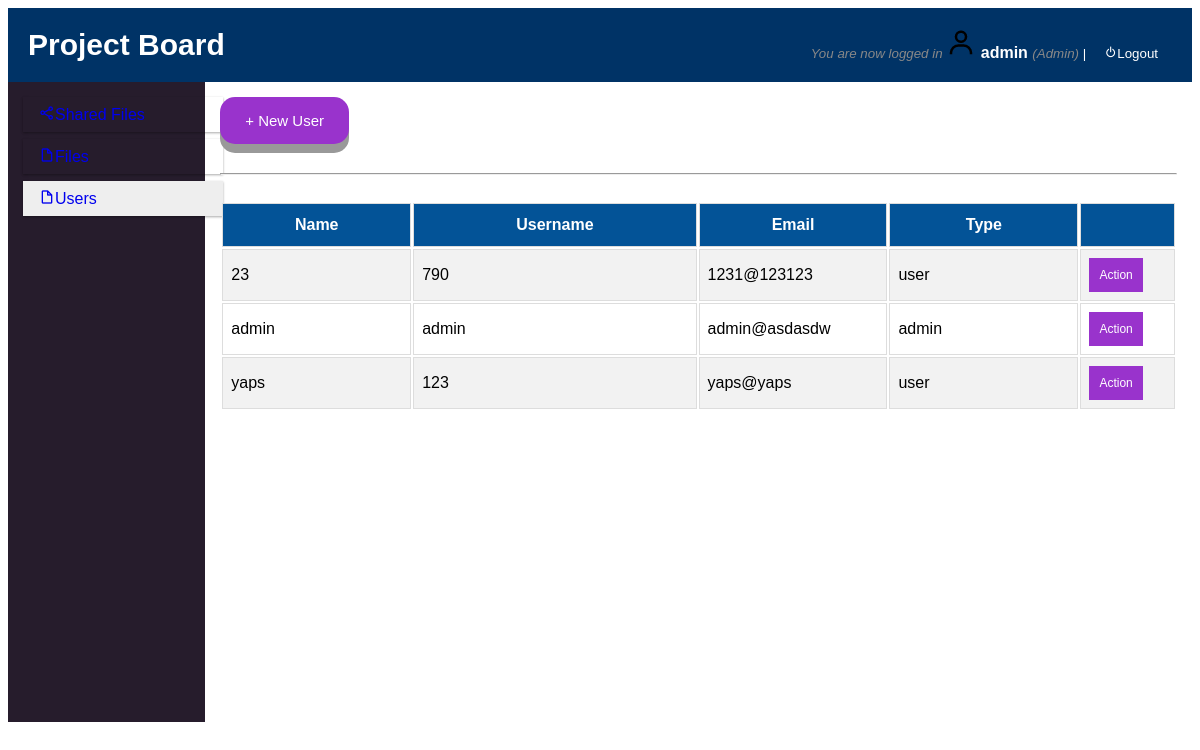
Screenshot of /admin/index.php?page=users (signed in) with the database file from the repository.
### tables this page shows
CREATE TABLE `users` (
  `user_id` int(10) NOT NULL,
  `username` varchar(100) NOT NULL,
  `name` varchar(100) NOT NULL,
  `email` varchar(100) NOT NULL,
  `user_type` varchar(100) NOT NULL,
  `password` varchar(100) NOT NULL
);

### admin/users.php (the view, shortened to what this page needs)
<!DOCTYPE html>
<?php
$conn = mysqli_connect("localhost","root","") or die (mysqli_error($conn));
$sql = "SELECT * FROM users";
$q = mysqli_query($conn,$sql) or die (mysqli_error($conn));
?>
<html>
<head>
	<link rel = "stylesheet" type="text/css" href="../css/create_user.css" />
	<link href='https://unpkg.com/boxicons@2.0.9/css/boxicons.min.css' rel='stylesheet'>
</head>
<body>
<div class="button-align">
		<div class="first-modal">
			<button class="modal-button" href="#myModal1"> + New User</button>
		</div>
</div>
	<br>
	<hr>
	<br>
	<div id="tbody">
		<table width="100%">
			<tr>
				<th width="20%">Name</th>
			    <th width="30%">Username</th>
			    <th width="20%">Email</th>
			    <th width="20%">Type</th>
			    <th width="30%"></th>
			</tr>
			<?php
						while($r = mysqli_fetch_assoc($q))
						{
					?>
			 	<tr>
			 		<td><?php echo $r['name'];?></td>
					<td><?php echo $r['username'];?></td>
					<td><?php echo $r['email'];?></td>
					<td><?php echo $r['user_type'];?></td>
					<td>
						<div class="dropdown">
						  <button class="dropbtn">Action</button>
						</div>
					</td>
			 	</tr>
			 		<?php
						}
					?>
		</table>
	</div>
</body>
</html>

### admin/index.php (shortened to what this page needs)
<?php $load = (isset($_GET['page']) && $_GET['page'] != '') ? $_GET['page'] : '';?>
<!DOCTYPE html>
<html>
<head>
	<link rel = "stylesheet" type="text/css" href="../css/responsive.css" />
	<link href='https://unpkg.com/boxicons@2.0.9/css/boxicons.min.css' rel='stylesheet'>
</head>
<body>
	<div class="header">
		<div class="navbar">
			<ul>
				<li style="font-size: 30px; font-weight: bold;">Project Board</li>
				<li style="float: right;"><small>
                  <i style="color: #888;"><?php if (isset($_SESSION['success'])) : ?>
                            <?php
                              echo $_SESSION['success'];
                            ?>
                          <?php endif ?></i>
              </small><img src="../images/user.png" >
                   <?php  if (isset($_SESSION['user'])) : ?>
                      <strong><?php echo $_SESSION['user']['name']; ?></strong>
                      <small>
                        <i  style="color: #888;">(<?php echo ucfirst($_SESSION['user']['user_type']); ?>)</i>
                        | <a href="../index.php?logout='1'" style="color: white;"> <i class='bx bx-power-off' ></i>Logout</a>
                      </small>
                    <?php endif ?></li>
			</ul>
		</div>
	</div>
	<div class="row">
		<div class="col-2 col-s-2 sidebar">
			<ul>
		      <li <?php if($load == 'share') {echo 'class="active"';} ?>><a href="index.php?page=share"><i class='bx bx-share-alt'></i>Shared Files</a></li>
		      <li <?php if($load == 'files') {echo 'class="active"';} ?>><a href="index.php?page=files"><i class='bx bx-file-blank'></i>Files</a></li>
		      <li <?php if($load == 'users') {echo 'class="active"';} ?>><a href="index.php?page=users"><i class='bx bx-file-blank'></i>Users</a></li>
		    </ul>
		</div>
		<div class="col-10 col-s-9 content">
			<?php
	          switch ($load) {
	            case 'users':
	              require_once('users.php');
	              break;
	          	}
			?>
		</div>
	</div>
</body>
</html>

### css/responsive.css (style rules this page uses)
* { box-sizing: border-box; }
.row::after { content: ""; clear: both; display: table; }
[class*="col-"] { float: left; padding: 15px; }
html { font-family: "Lucida Sans", sans-serif; }
.header { background-color: #003366; color: #ffffff; padding: 20px; }
.navbar ul { list-style-type: none; margin: 0; padding: 0; }
.navbar li { display: inline; }
.navbar li a { color: white; text-decoration: none; padding: 12px 14px; }
.sidebar { height: 640px; background-color: #261C2C; }
.sidebar ul { list-style-type: none; margin: 0; padding: 0; width: 200px; height: 200px; }
.sidebar li a { display: block; padding: 8px 16px; text-decoration: none; margin-bottom: 7px; box-shadow: 0 1px 3px rgba(0,0,0,0.12), 0 1px 2px rgba(0,0,0,0.24); }
.sidebar li.active { background-color: #eee; }
[class*="col-"] { width: 100%; }
@media only screen and (min-width: 600px) { .col-s-2 { width: 16.66%; } }
@media only screen and (min-width: 600px) { .col-s-9 { width: 75%; } }
@media only screen and (min-width: 768px) { .col-2 { width: 16.66%; } }
@media only screen and (min-width: 768px) { .col-10 { width: 83.33%; } }

### css/create_user.css (style rules this page uses)
.button-align { height: 50px; }
.first-modal { width: 150px; float: left; }
.first-modal button { display: inline-block; padding: 15px 25px; font-size: 15px; cursor: pointer; text-align: center; text-decoration: none; outline: none; color: #fff; background-color: #9933cc; border: none; border-radius: 15px; box-shadow: 0 9px #999; }
#tbody { font-family: Arial, Helvetica, sans-serif; border-collapse: collapse; width: 100%; }
#tbody td, th { border: 1px solid #ddd; padding: 8px; }
#tbody tr:nth-child(even) { background-color: #f2f2f2; }
#tbody th { padding-top: 12px; padding-bottom: 12px; text-align: left; background-color: #035397; color: white; text-align: center; }
.dropbtn { background-color: #9933cc; color: white; padding: 10px; font-size: 12px; border: none; }
.dropdown { position: relative; display: inline-block; }

### rows the page displays
users: name "23", username "790", email "1231@123123", user_type "user"
users: name "admin", username "admin", email "admin@asdasdw", user_type "admin"
users: name "yaps", username "123", email "yaps@yaps", user_type "user"

### other values shown
$_SESSION['success'] "You are now logged in"
$_SESSION['user']['name'] "admin"
$_SESSION['user']['user_type'] "Admin"
